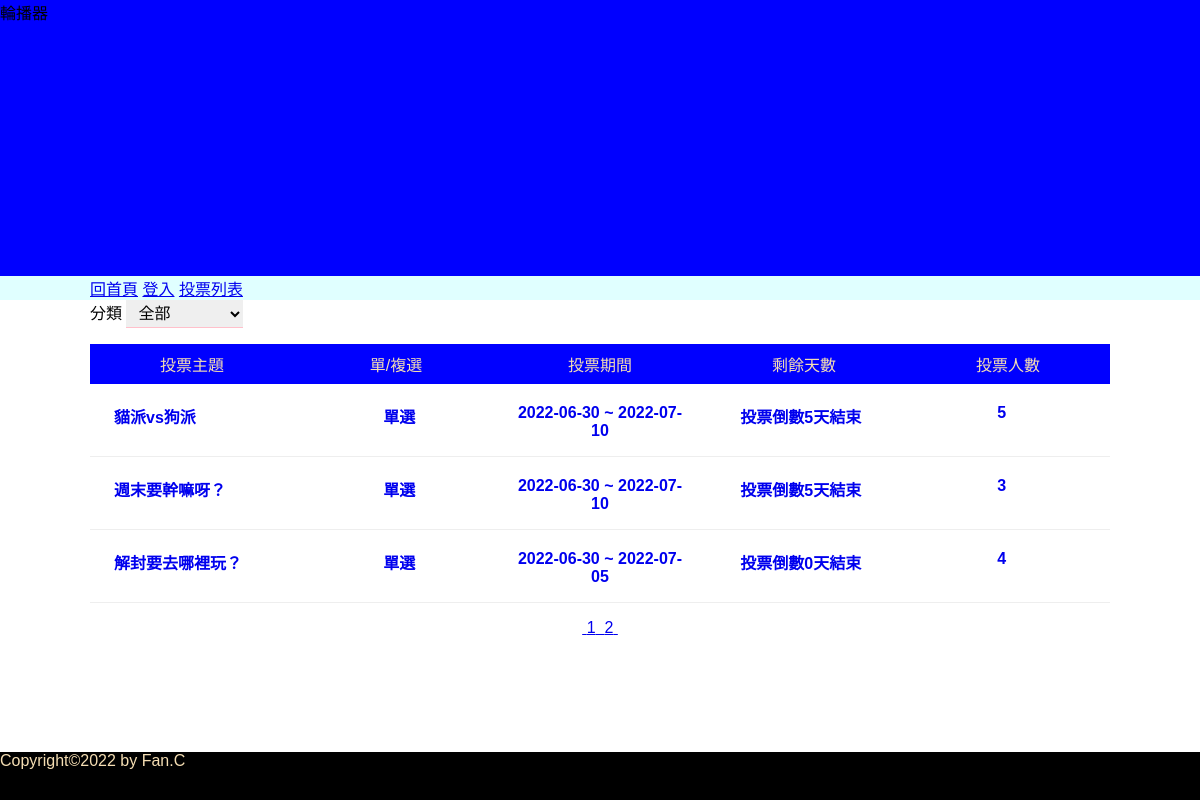
The page / on the database its author committed.
### tables this page shows
CREATE TABLE `subjects` (
  `id` int(11) UNSIGNED NOT NULL COMMENT '序號',
  `subject` varchar(128) NOT NULL COMMENT '主題描述',
  `type_id` int(11) UNSIGNED NOT NULL,
  `multiple` tinyint(1) NOT NULL DEFAULT 0 COMMENT '單/複選',
  `multi_limit` tinyint(2) NOT NULL DEFAULT 1 COMMENT '單/複選項目數',
  `start` date NOT NULL,
  `end` date NOT NULL,
  `total` int(11) UNSIGNED NOT NULL DEFAULT 0
);

### api/base.php (called while the page is built, shortened)
<?php
function pdo()
{
    $dsn = "mysql:host=localhost;charset=utf8;dbname=vote";
    return new PDO($dsn, 'root', '');
}
function all($table, ...$arg)
{
    $pdo = pdo();
    $sql = "SELECT * FROM $table ";
    switch (count($arg)) {
        case 2:
            if (!empty($arg[0])) {
                foreach ($arg[0] as $key => $value) {
                    $tmp[] = "`$key`='$value'";
                }
                $sql .= " WHERE " . implode(" AND ", $tmp) . $arg[1];
            } else {
                $sql .= $arg[1];
            }
            break;
    }
    return $pdo->query($sql)->fetchAll(PDO::FETCH_ASSOC);
}
function math($table, $math, $col, ...$arg)
{
    $pdo = pdo();
    $sql = "SELECT $math(`$col`) FROM $table ";
    return $pdo->query($sql)->fetchColumn();
}

### front/vote_list.php (the view, shortened to what this page needs)
<?php
$p = "";
$queryStr = "";
$queryFilter="";
?>
<div>
    <label for="types">分類</label>
    <select name="types" id="types" onchange="location.href=`?filter=${this.value}<?=$queryStr;?>`">
        <option value="0">全部</option>
    </select>
</div>
<div>
    <ul class="list">
        <li class="list-header">
            <div>投票主題</div>
            <?php
            if (isset($_GET['type']) && $_GET['type'] == 'asc') {
            ?>
                <div><a href="?order=multiple&type=desc<?= $p; ?><?=$queryFilter;?>">單/複選</a></div>
            <?php
            } else {
            ?>
                <div><a href="?order=multiple&type=asc<?= $p;?><?=$queryFilter;?>">單/複選</a></div>
            <?php
            }
            ?>
            <?php
            if (isset($_GET['type']) && $_GET['type'] == 'asc') {
            ?>
                <div><a href="?order=end&type=desc<?= $p; ?><?=$queryFilter;?>">投票期間</a></div>
            <?php
            } else {
            ?>
                <div><a href="?order=end&type=asc<?= $p; ?><?=$queryFilter;?>">投票期間</a></div>
            <?php
            }
            ?>
            <?php
            if (isset($_GET['type']) && $_GET['type'] == 'asc') {
            ?>
                <div><a href="?order=remain&type=desc<?= $p;?><?=$queryFilter;?>">剩餘天數</a></div>
            <?php
            } else {
            ?>
                <div><a href="?order=remain&type=asc<?= $p;?><?=$queryFilter;?>">剩餘天數</a></div>
            <?php
            }
            ?>
            <?php
            if (isset($_GET['type']) && $_GET['type'] == 'asc') {
            ?>
                <div><a href="?order=total&type=desc<?= $p;?><?=$queryFilter;?>">投票人數</a></div>
            <?php
            } else {
            ?>
                <div><a href="?order=total&type=asc<?= $p; ?><?=$queryFilter;?>">投票人數</a></div>
            <?php
            }
            ?>
        </li>
        <?php
        $orderStr = '';
        $filter = [];
        $total = math('subjects', 'count', 'id', $filter);
        $div = 3;
        $pages = ceil($total / $div);
        $now = isset($_GET['p']) ? $_GET['p'] : 1;
        $start = ($now - 1) * $div;
        $page_rows = " limit $start,$div";
        $subjects = all('subjects', $filter, $orderStr . $page_rows);
        foreach ($subjects as $subject) {
            echo "<a href='?do=vote_result&id={$subject['id']}'>";
            echo "<li class='list-items'>";
            echo "<div>{$subject['subject']}</div>";
            if ($subject['multiple'] == 0) {
                echo "<div class='text-center'>單選</div>";
            } else {
                echo "<div class='text-center'>複選</div>";
            }
            echo "<div class='text-center'>";
            echo $subject['start'] . " ~ " . $subject['end'];
            echo "</div>";
            echo "<div class='text-center'>";
            $today = strtotime("now");
            $end = strtotime($subject['end']);
            if (($end - $today) > 0) {
                $remain = floor(($end - $today) / (60 * 60 * 24));
                echo "投票倒數" . $remain . "天結束";
            } else {
                echo "<span style='color:grey'>投票結束</span>";
            }
            echo "</div>";
            echo "<div class='text-center'>{$subject['total']}</div>";
            echo "</li>";
            echo "</a>";
        }
        ?>
    </ul>
    <div class="text-center">
        <?php
        if ($pages > 1) {
            for ($i = 1; $i <= $pages; $i++) {
                echo "<a href='?p={$i}{$queryStr}{$queryFilter}'>&nbsp;";
                echo $i;
                echo "&nbsp;</a>";
            }
        }
        ?>
    </div>
</div>

### css/basic.css (style rules this page uses)
* { margin: 0; padding: 0; list-style-type: none; box-sizing: border-box; font-family: Arial, Helvetica, sans-serif; }
.text-center { text-align: center; }

### css/index.css (style rules this page uses)
ul { margin: 1rem 0 1rem 0; }
.list-header { display: flex; justify-content: space-evenly; text-align: center; }
.list-header div { width: calc(100% / 5); padding: 0.5rem 1rem; background-color: blue; color: wheat; }
.list-header div a { color: wheat; }
.list-items { display: flex; justify-content: space-evenly; padding: 0.5rem; margin: 0.25rem 0; border-bottom: 1px solid #eee; font-weight: bold; font-size: 1rem; }
.list a { text-decoration: none; }
.list-items div { width: calc(100% / 5); padding: 0.5rem 1rem; }
#types { padding: 0.25rem 0.5rem; font-size: 1rem; border: 0; border-bottom: 1px solid pink; }

### rows shown on the page
subjects: subject "貓派vs狗派", multiple "單選", start "2022-06-30", end "2022-07-10", total "5"
subjects: subject "週末要幹嘛呀？", multiple "單選", start "2022-06-30", end "2022-07-10", total "3"
subjects: subject "解封要去哪裡玩？", multiple "單選", start "2022-06-30", end "2022-07-05", total "4"
